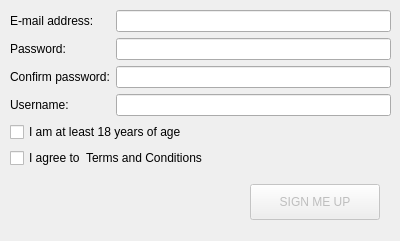
<?xml version="1.0" encoding="UTF-8"?>
<ui version="4.0">
 <class>RegisterWindow</class>
 <widget class="QDialog" name="RegisterWindow">
  <property name="geometry">
   <rect>
    <x>0</x>
    <y>0</y>
    <width>400</width>
    <height>241</height>
   </rect>
  </property>
  <property name="windowTitle">
   <string>Form</string>
  </property>
  <widget class="QWidget" name="verticalLayoutWidget">
   <property name="geometry">
    <rect>
     <x>10</x>
     <y>10</y>
     <width>381</width>
     <height>221</height>
    </rect>
   </property>
   <layout class="QVBoxLayout" name="verticalLayout" stretch="0,0,0,1">
    <property name="spacing">
     <number>6</number>
    </property>
    <item>
     <layout class="QGridLayout" name="gridLayout">
      <item row="0" column="0">
       <widget class="QLabel" name="lbsEMail">
        <property name="text">
         <string>E-mail address:</string>
        </property>
       </widget>
      </item>
      <item row="1" column="0">
       <widget class="QLabel" name="lbsPassword">
        <property name="text">
         <string>Password:</string>
        </property>
       </widget>
      </item>
      <item row="2" column="0">
       <widget class="QLabel" name="lbsConfirmPassword">
        <property name="text">
         <string>Confirm password:</string>
        </property>
       </widget>
      </item>
      <item row="3" column="0">
       <widget class="QLabel" name="lbsUsername">
        <property name="text">
         <string>Username:</string>
        </property>
       </widget>
      </item>
      <item row="0" column="1">
       <widget class="QLineEdit" name="edEmail"/>
      </item>
      <item row="1" column="1">
       <widget class="QLineEdit" name="edPassword">
        <property name="echoMode">
         <enum>QLineEdit::Password</enum>
        </property>
       </widget>
      </item>
      <item row="2" column="1">
       <widget class="QLineEdit" name="edConfirmPassword">
        <property name="echoMode">
         <enum>QLineEdit::Password</enum>
        </property>
       </widget>
      </item>
      <item row="3" column="1">
       <widget class="QLineEdit" name="edUsername"/>
      </item>
     </layout>
    </item>
    <item>
     <widget class="QCheckBox" name="cb18Years">
      <property name="text">
       <string>I am at least 18 years of age</string>
      </property>
     </widget>
    </item>
    <item>
     <layout class="QHBoxLayout" name="horizontalLayout" stretch="0,0,1">
      <property name="spacing">
       <number>0</number>
      </property>
      <item>
       <widget class="QCheckBox" name="cbTOS">
        <property name="text">
         <string>I agree to</string>
        </property>
       </widget>
      </item>
      <item>
       <widget class="QLabel" name="lbsTAC">
        <property name="cursor">
         <cursorShape>PointingHandCursor</cursorShape>
        </property>
        <property name="text">
         <string>Terms and Conditions</string>
        </property>
       </widget>
      </item>
      <item>
       <widget class="QWidget" name="widget_2" native="true"/>
      </item>
     </layout>
    </item>
    <item>
     <widget class="QWidget" name="widget" native="true">
      <widget class="QPushButton" name="btSignUp">
       <property name="enabled">
        <bool>false</bool>
       </property>
       <property name="geometry">
        <rect>
         <x>240</x>
         <y>10</y>
         <width>130</width>
         <height>36</height>
        </rect>
       </property>
       <property name="text">
        <string>SIGN ME UP</string>
       </property>
      </widget>
     </widget>
    </item>
   </layout>
  </widget>
 </widget>
 <resources/>
 <connections/>
</ui>
